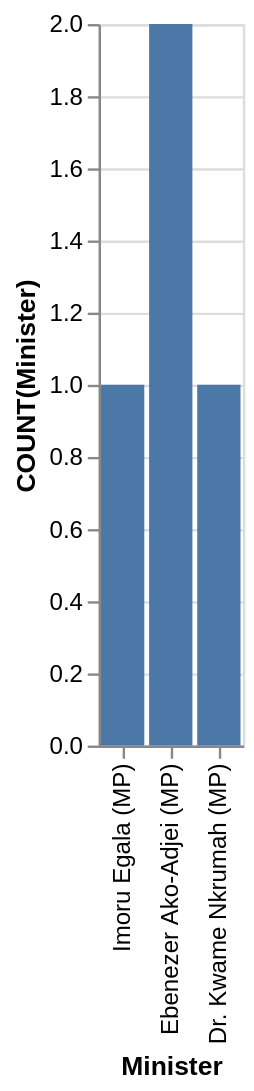

Vega-Lite specification stored for this chart:
### Vega-Lite specification from a JSON file in a GitHub repository (floating-point values rounded to 4 significant figures)
{"data": {"values": [{"x_data": "Imoru Egala (MP)", "y_data": 1}, {"x_data": "Ebenezer Ako-Adjei (MP)", "y_data": 2}, {"x_data": "Dr. Kwame Nkrumah (MP)", "y_data": 1}]}, "mark": "bar", "encoding": {"x": {"field": "x_data", "type": "nominal", "title": "Minister", "sort": "descending"}, "y": {"field": "y_data", "type": "quantitative", "title": "COUNT(Minister)"}}}
